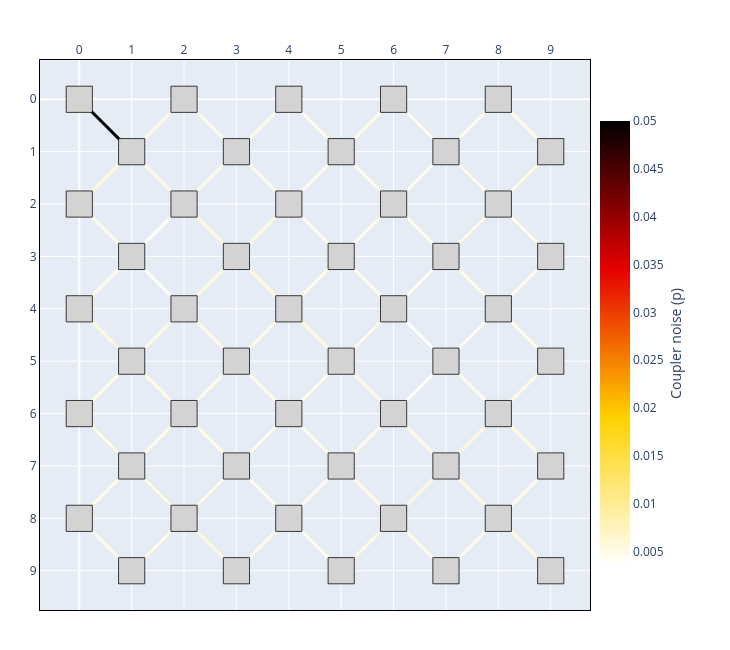

The notebook cell this image was saved under:
### Markdown cell above
`coupler_heatmap_style` makes the edges the subject rather than the context, greying the
qubits behind them. Below, the single defective coupler introduced above stands out
against a lattice whose edges are otherwise all near the 0.005 mean — the failure mode
that a purely per-qubit view cannot express at all.

The same conditionality governs the interactive bundle: `chip.show(interactive=True)`
gains its coupler entries — **“Coupler Noise”** here, and **“Qubit + Coupler”** introduced
below — only when the couplers are independent, so the dropdown never offers a view that
merely restates another.

### Code cell
chip.show(style=coupler_heatmap_style(chip))

### Figure 1 — Plotly figure (JSON) as saved in the notebook; plotly's stock layout.template omitted (floating-point values rounded to 4 significant figures; data arrays with more than 128 entries replaced by an {"elided": "..."} marker saying what was removed)
{"data": [{"hoverinfo": "text", "hovertext": {"elided": "131 str values"}, "marker": {"cmax": 0.05, "cmin": 0.003515, "color": {"elided": "131 mixed values"}, "colorbar": {"len": 0.8462, "title": {"side": "right", "text": "Coupler noise (p)"}, "x": 0.8462, "xanchor": "left", "y": 0.4846, "yanchor": "middle"}, "colorscale": [[0, "rgb(255,255,255)"], [0.3333, "rgb(255,210,0)"], [0.6667, "rgb(230,0,0)"], [1, "rgb(0,0,0)"]], "opacity": 0, "showscale": true, "size": 20}, "mode": "markers", "name": "qubits", "type": "scattergl", "x": {"elided": "131 float values"}, "y": {"elided": "131 float values"}}], "layout": {"height": 650, "margin": {"b": 40, "l": 40, "r": 40, "t": 60}, "shapes": [{"layer": "above", "line": {"color": "rgb(0, 0, 0)", "width": 3}, "opacity": 1, "type": "line", "x0": 0, "x1": 1, "y0": 0, "y1": 1}, {"layer": "above", "line": {"color": "rgb(255, 249, 219)", "width": 3}, "opacity": 1, "type": "line", "x0": 0, "x1": 1, "y0": 2, "y1": 1}, {"layer": "above", "line": {"color": "rgb(255, 252, 237)", "width": 3}, "opacity": 1, "type": "line", "x0": 0, "x1": 1, "y0": 2, "y1": 3}, {"layer": "above", "line": {"color": "rgb(255, 252, 239)", "width": 3}, "opacity": 1, "type": "line", "x0": 0, "x1": 1, "y0": 4, "y1": 3}, {"layer": "above", "line": {"color": "rgb(255, 249, 222)", "width": 3}, "opacity": 1, "type": "line", "x0": 0, "x1": 1, "y0": 4, "y1": 5}, {"layer": "above", "line": {"color": "rgb(255, 251, 230)", "width": 3}, "opacity": 1, "type": "line", "x0": 0, "x1": 1, "y0": 6, "y1": 5}, {"layer": "above", "line": {"color": "rgb(255, 251, 230)", "width": 3}, "opacity": 1, "type": "line", "x0": 0, "x1": 1, "y0": 6, "y1": 7}, {"layer": "above", "line": {"color": "rgb(255, 250, 229)", "width": 3}, "opacity": 1, "type": "line", "x0": 0, "x1": 1, "y0": 8, "y1": 7}, {"layer": "above", "line": {"color": "rgb(255, 251, 234)", "width": 3}, "opacity": 1, "type": "line", "x0": 0, "x1": 1, "y0": 8, "y1": 9}, {"layer": "above", "line": {"color": "rgb(255, 250, 227)", "width": 3}, "opacity": 1, "type": "line", "x0": 1, "x1": 2, "y0": 1, "y1": 0}, {"layer": "above", "line": {"color": "rgb(255, 250, 228)", "width": 3}, "opacity": 1, "type": "line", "x0": 1, "x1": 2, "y0": 1, "y1": 2}, {"layer": "above", "line": {"color": "rgb(255, 253, 246)", "width": 3}, "opacity": 1, "type": "line", "x0": 1, "x1": 2, "y0": 3, "y1": 2}, {"layer": "above", "line": {"color": "rgb(255, 253, 246)", "width": 3}, "opacity": 1, "type": "line", "x0": 1, "x1": 2, "y0": 3, "y1": 4}, {"layer": "above", "line": {"color": "rgb(255, 250, 229)", "width": 3}, "opacity": 1, "type": "line", "x0": 1, "x1": 2, "y0": 5, "y1": 4}, {"layer": "above", "line": {"color": "rgb(255, 250, 227)", "width": 3}, "opacity": 1, "type": "line", "x0": 1, "x1": 2, "y0": 5, "y1": 6}, {"layer": "above", "line": {"color": "rgb(255, 250, 227)", "width": 3}, "opacity": 1, "type": "line", "x0": 1, "x1": 2, "y0": 7, "y1": 6}, {"layer": "above", "line": {"color": "rgb(255, 250, 226)", "width": 3}, "opacity": 1, "type": "line", "x0": 1, "x1": 2, "y0": 7, "y1": 8}, {"layer": "above", "line": {"color": "rgb(255, 251, 231)", "width": 3}, "opacity": 1, "type": "line", "x0": 1, "x1": 2, "y0": 9, "y1": 8}, {"layer": "above", "line": {"color": "rgb(255, 251, 232)", "width": 3}, "opacity": 1, "type": "line", "x0": 2, "x1": 3, "y0": 0, "y1": 1}, {"layer": "above", "line": {"color": "rgb(255, 251, 233)", "width": 3}, "opacity": 1, "type": "line", "x0": 2, "x1": 3, "y0": 2, "y1": 1}, {"layer": "above", "line": {"color": "rgb(255, 249, 221)", "width": 3}, "opacity": 1, "type": "line", "x0": 2, "x1": 3, "y0": 2, "y1": 3}, {"layer": "above", "line": {"color": "rgb(255, 249, 221)", "width": 3}, "opacity": 1, "type": "line", "x0": 2, "x1": 3, "y0": 4, "y1": 3}, {"layer": "above", "line": {"color": "rgb(255, 251, 230)", "width": 3}, "opacity": 1, "type": "line", "x0": 2, "x1": 3, "y0": 4, "y1": 5}, {"layer": "above", "line": {"color": "rgb(255, 250, 227)", "width": 3}, "opacity": 1, "type": "line", "x0": 2, "x1": 3, "y0": 6, "y1": 5}, {"layer": "above", "line": {"color": "rgb(255, 251, 230)", "width": 3}, "opacity": 1, "type": "line", "x0": 2, "x1": 3, "y0": 6, "y1": 7}, {"layer": "above", "line": {"color": "rgb(255, 250, 229)", "width": 3}, "opacity": 1, "type": "line", "x0": 2, "x1": 3, "y0": 8, "y1": 7}, {"layer": "above", "line": {"color": "rgb(255, 249, 219)", "width": 3}, "opacity": 1, "type": "line", "x0": 2, "x1": 3, "y0": 8, "y1": 9}, {"layer": "above", "line": {"color": "rgb(255, 251, 234)", "width": 3}, "opacity": 1, "type": "line", "x0": 3, "x1": 4, "y0": 1, "y1": 0}, {"layer": "above", "line": {"color": "rgb(255, 251, 235)", "width": 3}, "opacity": 1, "type": "line", "x0": 3, "x1": 4, "y0": 1, "y1": 2}, {"layer": "above", "line": {"color": "rgb(255, 249, 223)", "width": 3}, "opacity": 1, "type": "line", "x0": 3, "x1": 4, "y0": 3, "y1": 2}, {"layer": "above", "line": {"color": "rgb(255, 248, 216)", "width": 3}, "opacity": 1, "type": "line", "x0": 3, "x1": 4, "y0": 3, "y1": 4}, {"layer": "above", "line": {"color": "rgb(255, 250, 225)", "width": 3}, "opacity": 1, "type": "line", "x0": 3, "x1": 4, "y0": 5, "y1": 4}, {"layer": "above", "line": {"color": "rgb(255, 251, 235)", "width": 3}, "opacity": 1, "type": "line", "x0": 3, "x1": 4, "y0": 5, "y1": 6}, {"layer": "above", "line": {"color": "rgb(255, 252, 237)", "width": 3}, "opacity": 1, "type": "line", "x0": 3, "x1": 4, "y0": 7, "y1": 6}, {"layer": "above", "line": {"color": "rgb(255, 252, 238)", "width": 3}, "opacity": 1, "type": "line", "x0": 3, "x1": 4, "y0": 7, "y1": 8}, {"layer": "above", "line": {"color": "rgb(255, 250, 228)", "width": 3}, "opacity": 1, "type": "line", "x0": 3, "x1": 4, "y0": 9, "y1": 8}, {"layer": "above", "line": {"color": "rgb(255, 251, 234)", "width": 3}, "opacity": 1, "type": "line", "x0": 4, "x1": 5, "y0": 0, "y1": 1}, {"layer": "above", "line": {"color": "rgb(255, 252, 235)", "width": 3}, "opacity": 1, "type": "line", "x0": 4, "x1": 5, "y0": 2, "y1": 1}, {"layer": "above", "line": {"color": "rgb(255, 252, 236)", "width": 3}, "opacity": 1, "type": "line", "x0": 4, "x1": 5, "y0": 2, "y1": 3}, {"layer": "above", "line": {"color": "rgb(255, 251, 230)", "width": 3}, "opacity": 1, "type": "line", "x0": 4, "x1": 5, "y0": 4, "y1": 3}, {"layer": "above", "line": {"color": "rgb(255, 249, 222)", "width": 3}, "opacity": 1, "type": "line", "x0": 4, "x1": 5, "y0": 4, "y1": 5}, {"layer": "above", "line": {"color": "rgb(255, 251, 232)", "width": 3}, "opacity": 1, "type": "line", "x0": 4, "x1": 5, "y0": 6, "y1": 5}, {"layer": "above", "line": {"color": "rgb(255, 252, 237)", "width": 3}, "opacity": 1, "type": "line", "x0": 4, "x1": 5, "y0": 6, "y1": 7}, {"layer": "above", "line": {"color": "rgb(255, 252, 238)", "width": 3}, "opacity": 1, "type": "line", "x0": 4, "x1": 5, "y0": 8, "y1": 7}, {"layer": "above", "line": {"color": "rgb(255, 252, 239)", "width": 3}, "opacity": 1, "type": "line", "x0": 4, "x1": 5, "y0": 8, "y1": 9}, {"layer": "above", "line": {"color": "rgb(255, 251, 230)", "width": 3}, "opacity": 1, "type": "line", "x0": 5, "x1": 6, "y0": 1, "y1": 0}, {"layer": "above", "line": {"color": "rgb(255, 251, 234)", "width": 3}, "opacity": 1, "type": "line", "x0": 5, "x1": 6, "y0": 1, "y1": 2}, {"layer": "above", "line": {"color": "rgb(255, 251, 234)", "width": 3}, "opacity": 1, "type": "line", "x0": 5, "x1": 6, "y0": 3, "y1": 2}, {"layer": "above", "line": {"color": "rgb(255, 253, 242)", "width": 3}, "opacity": 1, "type": "line", "x0": 5, "x1": 6, "y0": 3, "y1": 4}, {"layer": "above", "line": {"color": "rgb(255, 251, 235)", "width": 3}, "opacity": 1, "type": "line", "x0": 5, "x1": 6, "y0": 5, "y1": 4}, {"layer": "above", "line": {"color": "rgb(255, 250, 228)", "width": 3}, "opacity": 1, "type": "line", "x0": 5, "x1": 6, "y0": 5, "y1": 6}, {"layer": "above", "line": {"color": "rgb(255, 251, 233)", "width": 3}, "opacity": 1, "type": "line", "x0": 5, "x1": 6, "y0": 7, "y1": 6}, {"layer": "above", "line": {"color": "rgb(255, 250, 226)", "width": 3}, "opacity": 1, "type": "line", "x0": 5, "x1": 6, "y0": 7, "y1": 8}, {"layer": "above", "line": {"color": "rgb(255, 250, 228)", "width": 3}, "opacity": 1, "type": "line", "x0": 5, "x1": 6, "y0": 9, "y1": 8}, {"layer": "above", "line": {"color": "rgb(255, 251, 235)", "width": 3}, "opacity": 1, "type": "line", "x0": 6, "x1": 7, "y0": 0, "y1": 1}, {"layer": "above", "line": {"color": "rgb(255, 252, 238)", "width": 3}, "opacity": 1, "type": "line", "x0": 6, "x1": 7, "y0": 2, "y1": 1}, {"layer": "above", "line": {"color": "rgb(255, 252, 236)", "width": 3}, "opacity": 1, "type": "line", "x0": 6, "x1": 7, "y0": 2, "y1": 3}, {"layer": "above", "line": {"color": "rgb(255, 253, 243)", "width": 3}, "opacity": 1, "type": "line", "x0": 6, "x1": 7, "y0": 4, "y1": 3}, {"layer": "above", "line": {"color": "rgb(255, 255, 255)", "width": 3}, "opacity": 1, "type": "line", "x0": 6, "x1": 7, "y0": 4, "y1": 5}, {"layer": "above", "line": {"color": "rgb(255, 254, 248)", "width": 3}, "opacity": 1, "type": "line", "x0": 6, "x1": 7, "y0": 6, "y1": 5}, {"layer": "above", "line": {"color": "rgb(255, 251, 230)", "width": 3}, "opacity": 1, "type": "line", "x0": 6, "x1": 7, "y0": 6, "y1": 7}, {"layer": "above", "line": {"color": "rgb(255, 249, 223)", "width": 3}, "opacity": 1, "type": "line", "x0": 6, "x1": 7, "y0": 8, "y1": 7}, {"layer": "above", "line": {"color": "rgb(255, 251, 233)", "width": 3}, "opacity": 1, "type": "line", "x0": 6, "x1": 7, "y0": 8, "y1": 9}, {"layer": "above", "line": {"color": "rgb(255, 252, 238)", "width": 3}, "opacity": 1, "type": "line", "x0": 7, "x1": 8, "y0": 1, "y1": 0}, {"layer": "above", "line": {"color": "rgb(255, 250, 229)", "width": 3}, "opacity": 1, "type": "line", "x0": 7, "x1": 8, "y0": 1, "y1": 2}, {"layer": "above", "line": {"color": "rgb(255, 250, 226)", "width": 3}, "opacity": 1, "type": "line", "x0": 7, "x1": 8, "y0": 3, "y1": 2}, {"layer": "above", "line": {"color": "rgb(255, 251, 232)", "width": 3}, "opacity": 1, "type": "line", "x0": 7, "x1": 8, "y0": 3, "y1": 4}, {"layer": "above", "line": {"color": "rgb(255, 253, 244)", "width": 3}, "opacity": 1, "type": "line", "x0": 7, "x1": 8, "y0": 5, "y1": 4}, {"layer": "above", "line": {"color": "rgb(255, 252, 239)", "width": 3}, "opacity": 1, "type": "line", "x0": 7, "x1": 8, "y0": 5, "y1": 6}, {"layer": "above", "line": {"color": "rgb(255, 249, 221)", "width": 3}, "opacity": 1, "type": "line", "x0": 7, "x1": 8, "y0": 7, "y1": 6}, {"layer": "above", "line": {"color": "rgb(255, 250, 224)", "width": 3}, "opacity": 1, "type": "line", "x0": 7, "x1": 8, "y0": 7, "y1": 8}, {"layer": "above", "line": {"color": "rgb(255, 251, 234)", "width": 3}, "opacity": 1, "type": "line", "x0": 7, "x1": 8, "y0": 9, "y1": 8}, {"layer": "above", "line": {"color": "rgb(255, 251, 230)", "width": 3}, "opacity": 1, "type": "line", "x0": 8, "x1": 9, "y0": 0, "y1": 1}, {"layer": "above", "line": {"color": "rgb(255, 249, 222)", "width": 3}, "opacity": 1, "type": "line", "x0": 8, "x1": 9, "y0": 2, "y1": 1}, {"layer": "above", "line": {"color": "rgb(255, 251, 231)", "width": 3}, "opacity": 1, "type": "line", "x0": 8, "x1": 9, "y0": 2, "y1": 3}, {"layer": "above", "line": {"color": "rgb(255, 252, 237)", "width": 3}, "opacity": 1, "type": "line", "x0": 8, "x1": 9, "y0": 4, "y1": 3}, {"layer": "above", "line": {"color": "rgb(255, 251, 230)", "width": 3}, "opacity": 1, "type": "line", "x0": 8, "x1": 9, "y0": 4, "y1": 5}, {"layer": "above", "line": {"color": "rgb(255, 250, 225)", "width": 3}, "opacity": 1, "type": "line", "x0": 8, "x1": 9, "y0": 6, "y1": 5}, {"layer": "above", "line": {"color": "rgb(255, 250, 225)", "width": 3}, "opacity": 1, "type": "line", "x0": 8, "x1": 9, "y0": 6, "y1": 7}, {"layer": "above", "line": {"color": "rgb(255, 250, 229)", "width": 3}, "opacity": 1, "type": "line", "x0": 8, "x1": 9, "y0": 8, "y1": 7}, {"layer": "above", "line": {"color": "rgb(255, 249, 223)", "width": 3}, "opacity": 1, "type": "line", "x0": 8, "x1": 9, "y0": 8, "y1": 9}, {"fillcolor": "lightgray", "layer": "above", "line": {"color": "black", "width": 0.75}, "opacity": 1, "type": "rect", "x0": -0.25, "x1": 0.25, "y0": -0.25, "y1": 0.25}, {"fillcolor": "lightgray", "layer": "above", "line": {"color": "black", "width": 0.75}, "opacity": 1, "type": "rect", "x0": -0.25, "x1": 0.25, "y0": 1.75, "y1": 2.25}, {"fillcolor": "lightgray", "layer": "above", "line": {"color": "black", "width": 0.75}, "opacity": 1, "type": "rect", "x0": -0.25, "x1": 0.25, "y0": 3.75, "y1": 4.25}, {"fillcolor": "lightgray", "layer": "above", "line": {"color": "black", "width": 0.75}, "opacity": 1, "type": "rect", "x0": -0.25, "x1": 0.25, "y0": 5.75, "y1": 6.25}, {"fillcolor": "lightgray", "layer": "above", "line": {"color": "black", "width": 0.75}, "opacity": 1, "type": "rect", "x0": -0.25, "x1": 0.25, "y0": 7.75, "y1": 8.25}, {"fillcolor": "lightgray", "layer": "above", "line": {"color": "black", "width": 0.75}, "opacity": 1, "type": "rect", "x0": 0.75, "x1": 1.25, "y0": 0.75, "y1": 1.25}, {"fillcolor": "lightgray", "layer": "above", "line": {"color": "black", "width": 0.75}, "opacity": 1, "type": "rect", "x0": 0.75, "x1": 1.25, "y0": 2.75, "y1": 3.25}, {"fillcolor": "lightgray", "layer": "above", "line": {"color": "black", "width": 0.75}, "opacity": 1, "type": "rect", "x0": 0.75, "x1": 1.25, "y0": 4.75, "y1": 5.25}, {"fillcolor": "lightgray", "layer": "above", "line": {"color": "black", "width": 0.75}, "opacity": 1, "type": "rect", "x0": 0.75, "x1": 1.25, "y0": 6.75, "y1": 7.25}, {"fillcolor": "lightgray", "layer": "above", "line": {"color": "black", "width": 0.75}, "opacity": 1, "type": "rect", "x0": 0.75, "x1": 1.25, "y0": 8.75, "y1": 9.25}, {"fillcolor": "lightgray", "layer": "above", "line": {"color": "black", "width": 0.75}, "opacity": 1, "type": "rect", "x0": 1.75, "x1": 2.25, "y0": -0.25, "y1": 0.25}, {"fillcolor": "lightgray", "layer": "above", "line": {"color": "black", "width": 0.75}, "opacity": 1, "type": "rect", "x0": 1.75, "x1": 2.25, "y0": 1.75, "y1": 2.25}, {"fillcolor": "lightgray", "layer": "above", "line": {"color": "black", "width": 0.75}, "opacity": 1, "type": "rect", "x0": 1.75, "x1": 2.25, "y0": 3.75, "y1": 4.25}, {"fillcolor": "lightgray", "layer": "above", "line": {"color": "black", "width": 0.75}, "opacity": 1, "type": "rect", "x0": 1.75, "x1": 2.25, "y0": 5.75, "y1": 6.25}, {"fillcolor": "lightgray", "layer": "above", "line": {"color": "black", "width": 0.75}, "opacity": 1, "type": "rect", "x0": 1.75, "x1": 2.25, "y0": 7.75, "y1": 8.25}, {"fillcolor": "lightgray", "layer": "above", "line": {"color": "black", "width": 0.75}, "opacity": 1, "type": "rect", "x0": 2.75, "x1": 3.25, "y0": 0.75, "y1": 1.25}, {"fillcolor": "lightgray", "layer": "above", "line": {"color": "black", "width": 0.75}, "opacity": 1, "type": "rect", "x0": 2.75, "x1": 3.25, "y0": 2.75, "y1": 3.25}, {"fillcolor": "lightgray", "layer": "above", "line": {"color": "black", "width": 0.75}, "opacity": 1, "type": "rect", "x0": 2.75, "x1": 3.25, "y0": 4.75, "y1": 5.25}, {"fillcolor": "lightgray", "layer": "above", "line": {"color": "black", "width": 0.75}, "opacity": 1, "type": "rect", "x0": 2.75, "x1": 3.25, "y0": 6.75, "y1": 7.25}, {"fillcolor": "lightgray", "layer": "above", "line": {"color": "black", "width": 0.75}, "opacity": 1, "type": "rect", "x0": 2.75, "x1": 3.25, "y0": 8.75, "y1": 9.25}, {"fillcolor": "lightgray", "layer": "above", "line": {"color": "black", "width": 0.75}, "opacity": 1, "type": "rect", "x0": 3.75, "x1": 4.25, "y0": -0.25, "y1": 0.25}, {"fillcolor": "lightgray", "layer": "above", "line": {"color": "black", "width": 0.75}, "opacity": 1, "type": "rect", "x0": 3.75, "x1": 4.25, "y0": 1.75, "y1": 2.25}, {"fillcolor": "lightgray", "layer": "above", "line": {"color": "black", "width": 0.75}, "opacity": 1, "type": "rect", "x0": 3.75, "x1": 4.25, "y0": 3.75, "y1": 4.25}, {"fillcolor": "lightgray", "layer": "above", "line": {"color": "black", "width": 0.75}, "opacity": 1, "type": "rect", "x0": 3.75, "x1": 4.25, "y0": 5.75, "y1": 6.25}, {"fillcolor": "lightgray", "layer": "above", "line": {"color": "black", "width": 0.75}, "opacity": 1, "type": "rect", "x0": 3.75, "x1": 4.25, "y0": 7.75, "y1": 8.25}, {"fillcolor": "lightgray", "layer": "above", "line": {"color": "black", "width": 0.75}, "opacity": 1, "type": "rect", "x0": 4.75, "x1": 5.25, "y0": 0.75, "y1": 1.25}, {"fillcolor": "lightgray", "layer": "above", "line": {"color": "black", "width": 0.75}, "opacity": 1, "type": "rect", "x0": 4.75, "x1": 5.25, "y0": 2.75, "y1": 3.25}, {"fillcolor": "lightgray", "layer": "above", "line": {"color": "black", "width": 0.75}, "opacity": 1, "type": "rect", "x0": 4.75, "x1": 5.25, "y0": 4.75, "y1": 5.25}, {"fillcolor": "lightgray", "layer": "above", "line": {"color": "black", "width": 0.75}, "opacity": 1, "type": "rect", "x0": 4.75, "x1": 5.25, "y0": 6.75, "y1": 7.25}, {"fillcolor": "lightgray", "layer": "above", "line": {"color": "black", "width": 0.75}, "opacity": 1, "type": "rect", "x0": 4.75, "x1": 5.25, "y0": 8.75, "y1": 9.25}, {"fillcolor": "lightgray", "layer": "above", "line": {"color": "black", "width": 0.75}, "opacity": 1, "type": "rect", "x0": 5.75, "x1": 6.25, "y0": -0.25, "y1": 0.25}, {"fillcolor": "lightgray", "layer": "above", "line": {"color": "black", "width": 0.75}, "opacity": 1, "type": "rect", "x0": 5.75, "x1": 6.25, "y0": 1.75, "y1": 2.25}, {"fillcolor": "lightgray", "layer": "above", "line": {"color": "black", "width": 0.75}, "opacity": 1, "type": "rect", "x0": 5.75, "x1": 6.25, "y0": 3.75, "y1": 4.25}, {"fillcolor": "lightgray", "layer": "above", "line": {"color": "black", "width": 0.75}, "opacity": 1, "type": "rect", "x0": 5.75, "x1": 6.25, "y0": 5.75, "y1": 6.25}, {"fillcolor": "lightgray", "layer": "above", "line": {"color": "black", "width": 0.75}, "opacity": 1, "type": "rect", "x0": 5.75, "x1": 6.25, "y0": 7.75, "y1": 8.25}, {"fillcolor": "lightgray", "layer": "above", "line": {"color": "black", "width": 0.75}, "opacity": 1, "type": "rect", "x0": 6.75, "x1": 7.25, "y0": 0.75, "y1": 1.25}, {"fillcolor": "lightgray", "layer": "above", "line": {"color": "black", "width": 0.75}, "opacity": 1, "type": "rect", "x0": 6.75, "x1": 7.25, "y0": 2.75, "y1": 3.25}, {"fillcolor": "lightgray", "layer": "above", "line": {"color": "black", "width": 0.75}, "opacity": 1, "type": "rect", "x0": 6.75, "x1": 7.25, "y0": 4.75, "y1": 5.25}, {"fillcolor": "lightgray", "layer": "above", "line": {"color": "black", "width": 0.75}, "opacity": 1, "type": "rect", "x0": 6.75, "x1": 7.25, "y0": 6.75, "y1": 7.25}, {"fillcolor": "lightgray", "layer": "above", "line": {"color": "black", "width": 0.75}, "opacity": 1, "type": "rect", "x0": 6.75, "x1": 7.25, "y0": 8.75, "y1": 9.25}, {"fillcolor": "lightgray", "layer": "above", "line": {"color": "black", "width": 0.75}, "opacity": 1, "type": "rect", "x0": 7.75, "x1": 8.25, "y0": -0.25, "y1": 0.25}, {"fillcolor": "lightgray", "layer": "above", "line": {"color": "black", "width": 0.75}, "opacity": 1, "type": "rect", "x0": 7.75, "x1": 8.25, "y0": 1.75, "y1": 2.25}, {"fillcolor": "lightgray", "layer": "above", "line": {"color": "black", "width": 0.75}, "opacity": 1, "type": "rect", "x0": 7.75, "x1": 8.25, "y0": 3.75, "y1": 4.25}, {"fillcolor": "lightgray", "layer": "above", "line": {"color": "black", "width": 0.75}, "opacity": 1, "type": "rect", "x0": 7.75, "x1": 8.25, "y0": 5.75, "y1": 6.25}, {"fillcolor": "lightgray", "layer": "above", "line": {"color": "black", "width": 0.75}, "opacity": 1, "type": "rect", "x0": 7.75, "x1": 8.25, "y0": 7.75, "y1": 8.25}, {"fillcolor": "lightgray", "layer": "above", "line": {"color": "black", "width": 0.75}, "opacity": 1, "type": "rect", "x0": 8.75, "x1": 9.25, "y0": 0.75, "y1": 1.25}, {"fillcolor": "lightgray", "layer": "above", "line": {"color": "black", "width": 0.75}, "opacity": 1, "type": "rect", "x0": 8.75, "x1": 9.25, "y0": 2.75, "y1": 3.25}, {"fillcolor": "lightgray", "layer": "above", "line": {"color": "black", "width": 0.75}, "opacity": 1, "type": "rect", "x0": 8.75, "x1": 9.25, "y0": 4.75, "y1": 5.25}, {"fillcolor": "lightgray", "layer": "above", "line": {"color": "black", "width": 0.75}, "opacity": 1, "type": "rect", "x0": 8.75, "x1": 9.25, "y0": 6.75, "y1": 7.25}, {"fillcolor": "lightgray", "layer": "above", "line": {"color": "black", "width": 0.75}, "opacity": 1, "type": "rect", "x0": 8.75, "x1": 9.25, "y0": 8.75, "y1": 9.25}], "showlegend": false, "width": 730, "xaxis": {"domain": [0, 0.8462], "dtick": 1, "linecolor": "black", "linewidth": 1, "mirror": true, "range": [-0.75, 9.75], "showgrid": true, "showline": true, "side": "top", "zeroline": true}, "yaxis": {"dtick": 1, "linecolor": "black", "linewidth": 1, "mirror": true, "range": [9.75, -0.75], "scaleanchor": "x", "scaleratio": 1, "showgrid": true, "showline": true, "zeroline": true}}}
